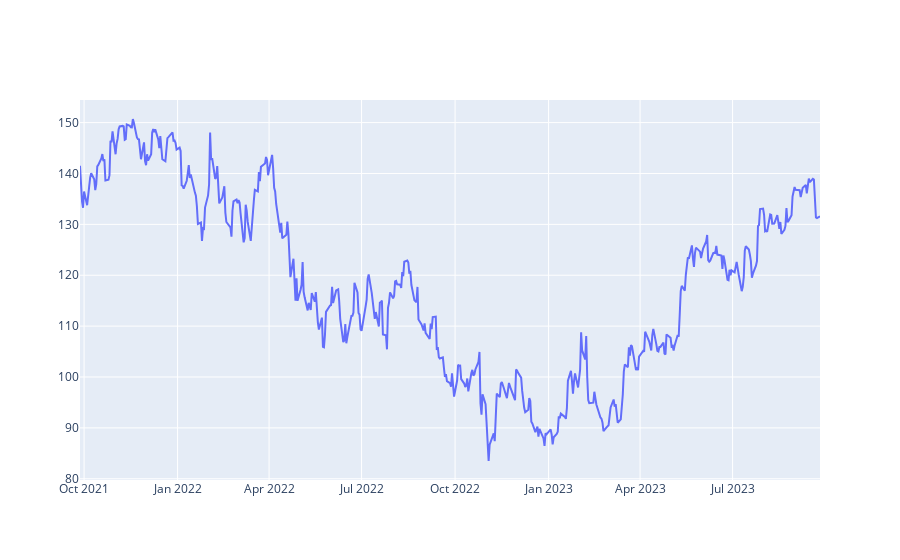

Here is the notebook cell this chart was saved with:
### Code cell
py.iplot([go.Scatter(
    x=data['Date'],
    y=data['Close']
)])

### Figure 1 — Plotly figure (JSON) as saved in the notebook; plotly's stock layout.template omitted (floating-point values rounded to 4 significant figures; data arrays with more than 128 entries replaced by an {"elided": "..."} marker saying what was removed)
{"data": [{"type": "scatter", "x": {"elided": "502 str values"}, "y": {"elided": "502 float values"}}], "layout": {}}
